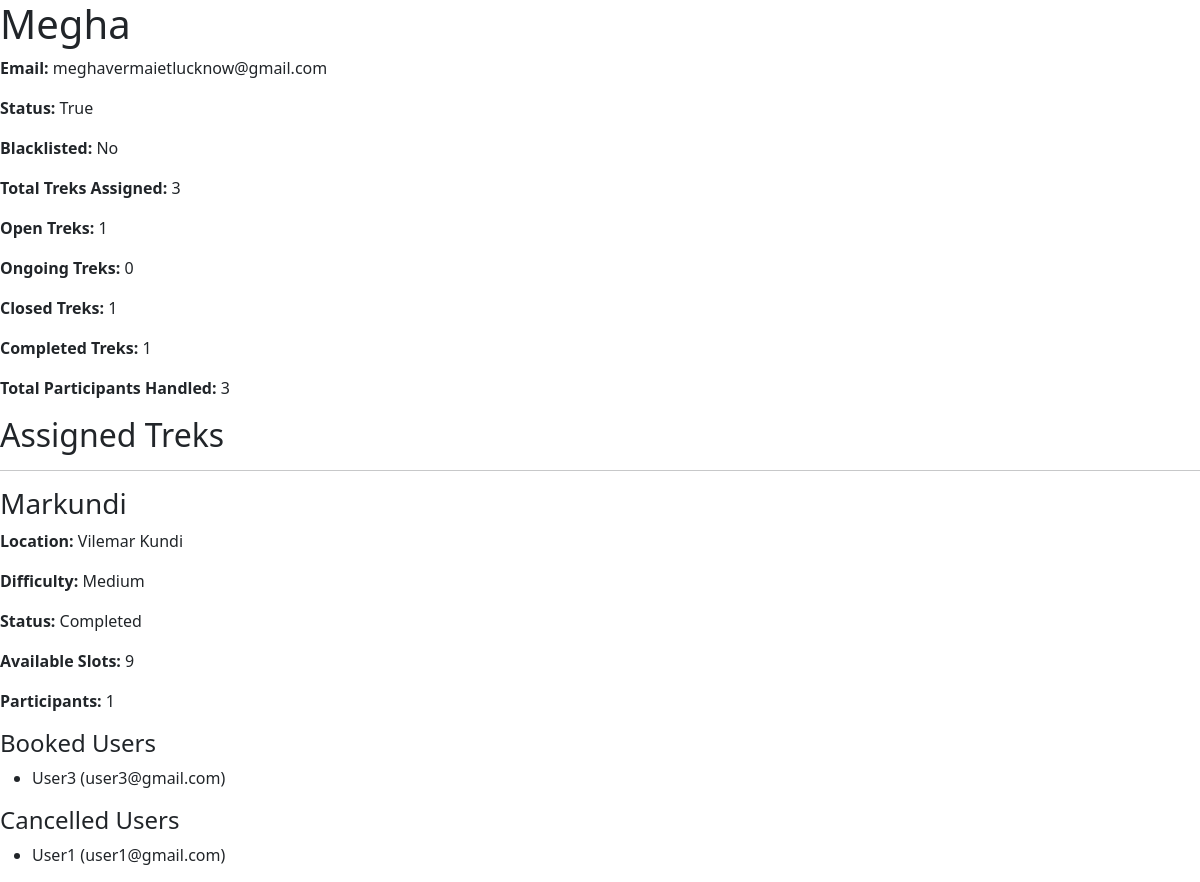
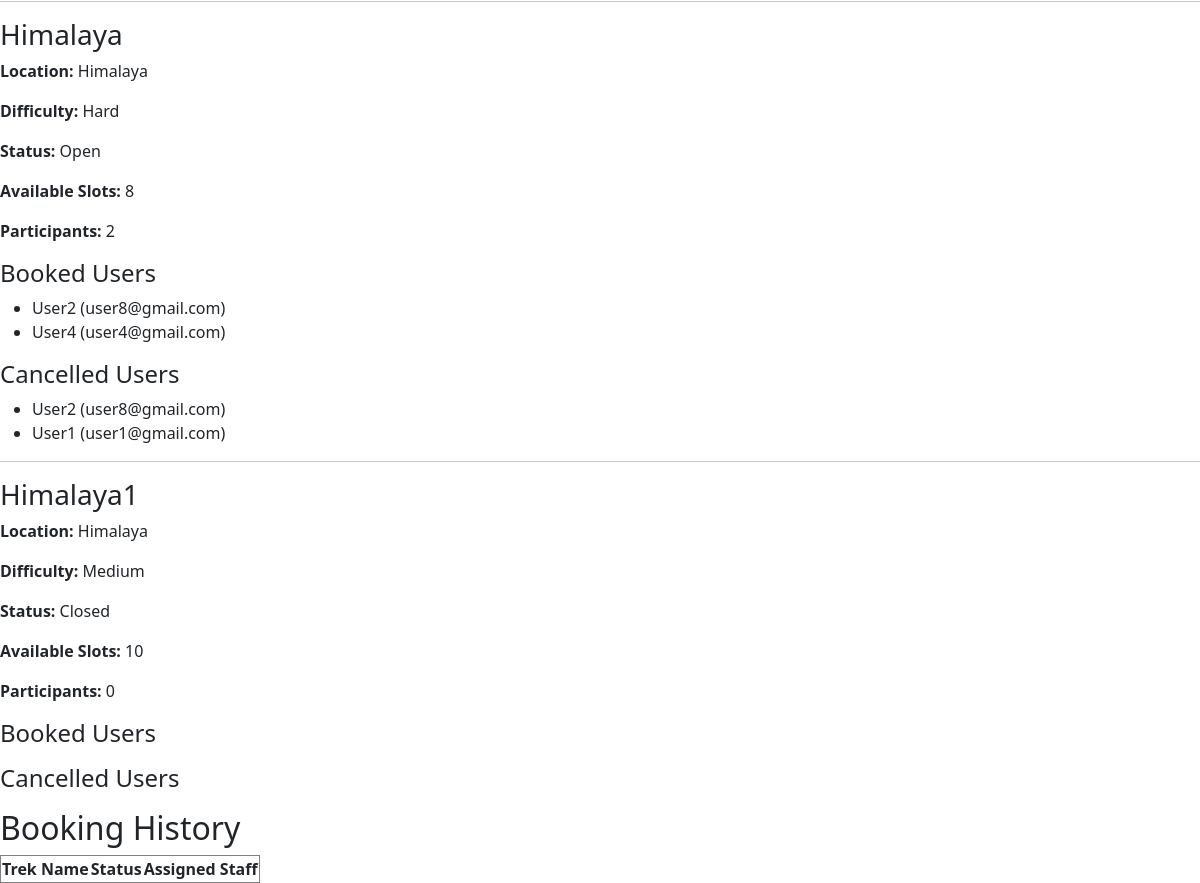
Page /staff_details/2 (signed in) on the committed database (2 pictures, top to bottom).
### models.py (models this page shows)
class User(db.Model):
    id = db.Column(db.Integer, primary_key=True)
    name = db.Column(db.String(100) , nullable=False)
    email = db.Column(db.String(100), unique=True ,nullable=False)
    password = db.Column(db.String(100) ,nullable=False)
    role = db.Column(db.String(20))
    approved = db.Column(db.Boolean, default=False)
    blacklisted = db.Column(db.Boolean, default=False)
    bookings = db.relationship(
        'Booking',
        backref='user',
        lazy=True
    )

class Trek(db.Model):
    id = db.Column(db.Integer, primary_key=True)
    name = db.Column(db.String(100))
    location = db.Column(db.String(100))
    assigned_staff_id=staff_id=db.Column(db.Integer, db.ForeignKey('user.id'))
    available_slots=db.Column(db.Integer)
    difficulty = db.Column(db.String(50))
    duration = db.Column(db.Integer)
    status = db.Column(db.String(20),default='Open')
    start_date=db.Column(db.Date)
    end_date=db.Column(db.Date)
    image=db.Column(db.String(500))
    trek_details=db.Column(db.String(500))
    bookings = db.relationship(
        'Booking',
        backref='trek',
        lazy=True
    )
    assigned_staff_id = db.Column(
        db.Integer,
        db.ForeignKey('user.id'),
        nullable=True
    )

### app.py (the view)
@app.route('/staff_details/<int:staff_id>')
def staff_details(staff_id):
    if 'user_id' not in session:
        return redirect('/login')
    if session['role'] != 'admin':
        return "Access Denied"
    staff = User.query.get(staff_id)
    if not staff:
        return "Staff Not Found"
    assigned_treks = Trek.query.filter_by(assigned_staff_id=staff.id).all()
    total_treks = len(assigned_treks)
    ongoing_treks = 0
    open_treks = 0
    closed_treks = 0
    completed_treks = 0
    total_participants = 0
    trek_reports = []
    for trek in assigned_treks:
        if trek.status == "Open":
            open_treks += 1
        elif trek.status == "Closed":
            closed_treks += 1
        elif trek.status == "Completed":
            completed_treks += 1
        elif trek.status == "Ongoing":
            ongoing_treks += 1
        booked_users = []
        cancelled_users = []
        bookings = Booking.query.filter_by(Trek_ID=trek.id).all()
        for booking in bookings:
            user = User.query.get(booking.User_ID)
            if booking.Status == "Booked":
                booked_users.append(user)
                total_participants += 1
            elif booking.Status == "Cancelled":
                cancelled_users.append(user)
        trek_reports.append({
            'trek': trek,
            'booked_users': booked_users,
            'cancelled_users': cancelled_users,
            'booking_count': len(booked_users)})
    return render_template(
        'staff_details.html',
        staff=staff,
        total_treks=total_treks,
        open_treks=open_treks,
        closed_treks=closed_treks,
        completed_treks=completed_treks,
        ongoing_treks=ongoing_treks,
        total_participants=total_participants,
        trek_reports=trek_reports
    )

### templates/staff_details.html (shortened to what this page needs)
<!DOCTYPE html>
<html lang="en">
<head>
    <link href="https://cdn.jsdelivr.net/npm/bootstrap@5.3.8/dist/css/bootstrap.min.css"
      rel="stylesheet">
</head>
<body>
<h1>{{ staff.name }}</h1>
<p><b>Email: </b>{{ staff.email }}</p>
<p><b>Status: </b>{{ staff.approved }}</p>
<p><b>Blacklisted: </b>
{% if staff.blacklisted %}
   <p style="color: red;">Yes</p>
{% else %}
    No
{% endif %}
</p>
<p><b>Total Treks Assigned:</b> {{ total_treks }}</p>
<p><b>Open Treks:</b> {{ open_treks }}</p>
<p><b>Ongoing Treks:</b> {{ ongoing_treks }}</p>
<p><b>Closed Treks:</b> {{ closed_treks }}</p>
<p><b>Completed Treks:</b> {{ completed_treks }}</p>
<p><b>Total Participants Handled:</b> {{ total_participants }}</p>
<h2>Assigned Treks</h2>
{% for report in trek_reports %}
<hr>
<h3>{{ report.trek.name }}</h3>
<p><b>Location:</b> {{ report.trek.location }}</p>
<p><b>Difficulty:</b> {{ report.trek.difficulty }}</p>
<p><b>Status:</b> {{ report.trek.status }}</p>
<p><b>Available Slots:</b> {{ report.trek.available_slots }}</p>
<p><b>Participants:</b> {{ report.booking_count }}</p>
<h4>Booked Users</h4>
<ul>
{% for user in report.booked_users %}
<li>
    {{ user.name }}
    ({{ user.email }})
</li>
{% endfor %}
</ul>
<h4>Cancelled Users</h4>
<ul>
{% for user in report.cancelled_users %}
<li>
    {{ user.name }}
    ({{ user.email }})
</li>
{% endfor %}
</ul>
{% endfor %}
<h2>Booking History</h2>
<table border="1">
<tr>
    <th>Trek Name</th>
    <th>Status</th>
    <th>Assigned Staff</th>
</tr>
</table>
</body>
</html>

### rows in the picture
User: email "meghavermaietlucknow@gmail.com", approved "True"
Trek: trek.name "Markundi", trek.location "Vilemar Kundi", trek.difficulty "Medium", trek.status "Completed", trek.available_slots "9"
User: name "User3", email "user3@gmail.com"
User: name "User1", email "user1@gmail.com"
Trek: trek.name "Himalaya", trek.location "Himalaya", trek.difficulty "Hard", trek.status "Open", trek.available_slots "8"
User: name "User2", email "user8@gmail.com"
User: name "User4", email "user4@gmail.com"
Trek: trek.name "Himalaya1", trek.location "Himalaya", trek.difficulty "Medium", trek.status "Closed", trek.available_slots "10"

### other values in the picture
{{ total_treks }} "3"
{{ open_treks }} "1"
{{ ongoing_treks }} "0"
{{ closed_treks }} "1"
{{ completed_treks }} "1"
{{ total_participants }} "3"
{{ report.booking_count }} "1" "2" "0"
